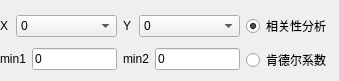
        <widget class="QWidget" name="toolBoxPage_correlation">
         <property name="geometry">
          <rect>
           <x>0</x>
           <y>0</y>
           <width>339</width>
           <height>81</height>
          </rect>
         </property>
         <attribute name="label">
          <string>相关性分析/肯德尔系数</string>
         </attribute>
         <widget class="QWidget" name="">
          <property name="geometry">
           <rect>
            <x>0</x>
            <y>10</y>
            <width>331</width>
            <height>67</height>
           </rect>
          </property>
          <layout class="QHBoxLayout" name="horizontalLayout_54">
           <item>
            <layout class="QVBoxLayout" name="verticalLayout_31">
             <item>
              <layout class="QHBoxLayout" name="horizontalLayout_50">
               <item>
                <layout class="QHBoxLayout" name="horizontalLayout_33">
                 <item>
                  <widget class="QLabel" name="label_84">
                   <property name="maximumSize">
                    <size>
                     <width>10</width>
                     <height>16777215</height>
                    </size>
                   </property>
                   <property name="font">
                    <font>
                     <pointsize>9</pointsize>
                    </font>
                   </property>
                   <property name="text">
                    <string>X</string>
                   </property>
                  </widget>
                 </item>
                 <item>
                  <widget class="QComboBox" name="comboBox_correlation_x">
                   <item>
                    <property name="text">
                     <string>0</string>
                    </property>
                   </item>
                   <item>
                    <property name="text">
                     <string>1</string>
                    </property>
                   </item>
                  </widget>
                 </item>
                </layout>
               </item>
               <item>
                <layout class="QHBoxLayout" name="horizontalLayout_34">
                 <item>
                  <widget class="QLabel" name="label_85">
                   <property name="maximumSize">
                    <size>
                     <width>10</width>
                     <height>10</height>
                    </size>
                   </property>
                   <property name="font">
                    <font>
                     <pointsize>9</pointsize>
                    </font>
                   </property>
                   <property name="text">
                    <string>Y</string>
                   </property>
                  </widget>
                 </item>
                 <item>
                  <widget class="QComboBox" name="comboBox_correlation_y">
                   <item>
                    <property name="text">
                     <string>0</string>
                    </property>
                   </item>
                   <item>
                    <property name="text">
                     <string>1</string>
                    </property>
                   </item>
                  </widget>
                 </item>
                </layout>
               </item>
              </layout>
             </item>
             <item>
              <layout class="QHBoxLayout" name="horizontalLayout_53">
               <item>
                <layout class="QHBoxLayout" name="horizontalLayout_51">
                 <item>
                  <widget class="QLabel" name="label_121">
                   <property name="font">
                    <font>
                     <pointsize>9</pointsize>
                    </font>
                   </property>
                   <property name="text">
                    <string>min1</string>
                   </property>
                  </widget>
                 </item>
                 <item>
                  <widget class="QLineEdit" name="lineEdit_kendall_limit_min1">
                   <property name="text">
                    <string>0</string>
                   </property>
                  </widget>
                 </item>
                </layout>
               </item>
               <item>
                <layout class="QHBoxLayout" name="horizontalLayout_52">
                 <item>
                  <widget class="QLabel" name="label_122">
                   <property name="font">
                    <font>
                     <pointsize>9</pointsize>
                    </font>
                   </property>
                   <property name="text">
                    <string>min2</string>
                   </property>
                  </widget>
                 </item>
                 <item>
                  <widget class="QLineEdit" name="lineEdit_kendall_limit_min2">
                   <property name="text">
                    <string>0</string>
                   </property>
                  </widget>
                 </item>
                </layout>
               </item>
              </layout>
             </item>
            </layout>
           </item>
           <item>
            <layout class="QVBoxLayout" name="verticalLayout_32">
             <item>
              <widget class="QRadioButton" name="radioButton_correlation">
               <property name="text">
                <string>相关性分析</string>
               </property>
               <property name="checked">
                <bool>true</bool>
               </property>
              </widget>
             </item>
             <item>
              <widget class="QRadioButton" name="radioButton_kendall">
               <property name="text">
                <string>肯德尔系数</string>
               </property>
              </widget>
             </item>
            </layout>
           </item>
          </layout>
         </widget>
         <zorder>layoutWidget</zorder>
         <zorder>layoutWidget</zorder>
         <zorder>lineEdit_kendall_limit_min1</zorder>
         <zorder>lineEdit_kendall_limit_min2</zorder>
         <zorder>radioButton_correlation</zorder>
         <zorder>radioButton_kendall</zorder>
         <zorder>label_121</zorder>
         <zorder>label_122</zorder>
        </widget>
